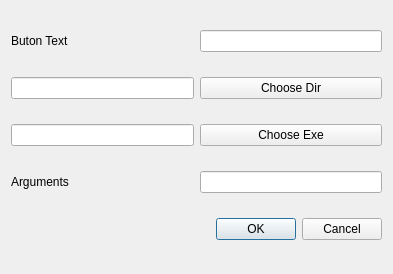
<?xml version="1.0" encoding="UTF-8"?>
<ui version="4.0">
 <class>AddItem</class>
 <widget class="QDialog" name="AddItem">
  <property name="geometry">
   <rect>
    <x>0</x>
    <y>0</y>
    <width>393</width>
    <height>274</height>
   </rect>
  </property>
  <property name="windowTitle">
   <string>Dialog</string>
  </property>
  <layout class="QGridLayout" name="gridLayout">
   <item row="2" column="1">
    <widget class="QPushButton" name="m_chooseExe">
     <property name="text">
      <string>Choose Exe</string>
     </property>
    </widget>
   </item>
   <item row="1" column="1">
    <widget class="QPushButton" name="m_chooseDir">
     <property name="text">
      <string>Choose Dir</string>
     </property>
    </widget>
   </item>
   <item row="0" column="0">
    <widget class="QLabel" name="label">
     <property name="text">
      <string>Buton Text</string>
     </property>
    </widget>
   </item>
   <item row="3" column="0">
    <widget class="QLabel" name="label_2">
     <property name="text">
      <string>Arguments</string>
     </property>
    </widget>
   </item>
   <item row="1" column="0">
    <widget class="QLineEdit" name="m_dirText"/>
   </item>
   <item row="0" column="1">
    <widget class="QLineEdit" name="m_buttonText"/>
   </item>
   <item row="4" column="0" colspan="2">
    <widget class="QDialogButtonBox" name="m_buttonBox">
     <property name="orientation">
      <enum>Qt::Horizontal</enum>
     </property>
     <property name="standardButtons">
      <set>QDialogButtonBox::Cancel|QDialogButtonBox::Ok</set>
     </property>
    </widget>
   </item>
   <item row="2" column="0">
    <widget class="QLineEdit" name="m_exeText"/>
   </item>
   <item row="3" column="1">
    <widget class="QLineEdit" name="m_arguments"/>
   </item>
  </layout>
 </widget>
 <resources/>
 <connections>
  <connection>
   <sender>m_buttonBox</sender>
   <signal>accepted()</signal>
   <receiver>AddItem</receiver>
   <slot>accept()</slot>
   <hints>
    <hint type="sourcelabel">
     <x>248</x>
     <y>254</y>
    </hint>
    <hint type="destinationlabel">
     <x>157</x>
     <y>274</y>
    </hint>
   </hints>
  </connection>
  <connection>
   <sender>m_buttonBox</sender>
   <signal>rejected()</signal>
   <receiver>AddItem</receiver>
   <slot>reject()</slot>
   <hints>
    <hint type="sourcelabel">
     <x>316</x>
     <y>260</y>
    </hint>
    <hint type="destinationlabel">
     <x>286</x>
     <y>274</y>
    </hint>
   </hints>
  </connection>
 </connections>
</ui>
